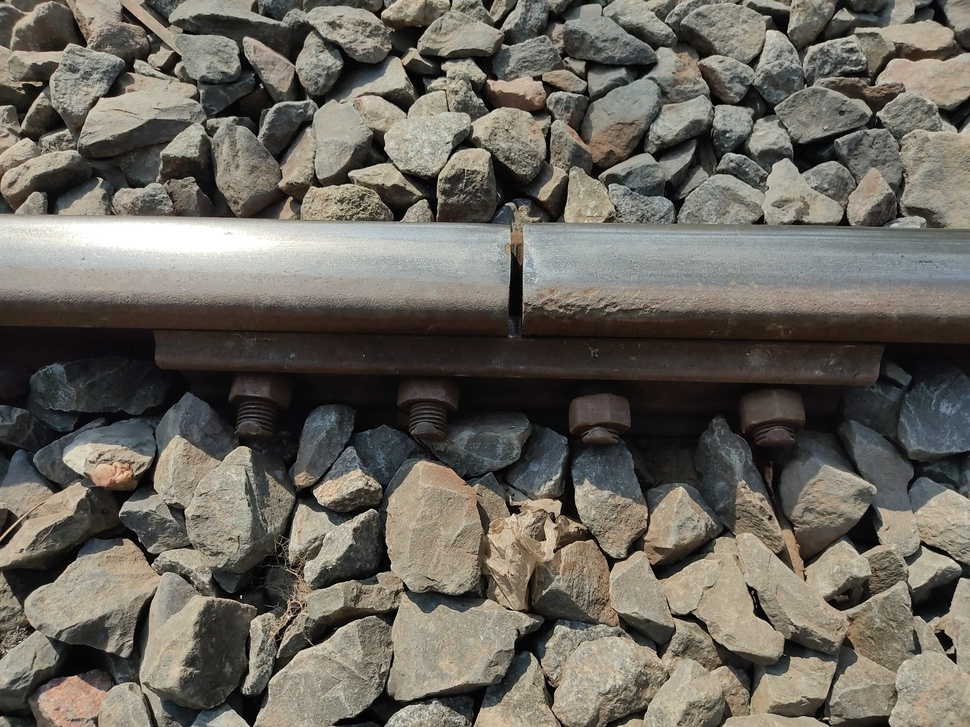
#> input picture yolov11-nano/fishbolts.jpg, 970 x 727 px, shrunk from 4000 x 3000 before the run, given in place of the camera
$ python grass.py
#> lines starting #> are read from the running program, lines starting #| are printed output that depends on the picture; after the words box and inside, x2 and y2 are one past the last pixel; in counts of white or black regions, pixels touching at a corner belong together
# Python code for Multiple Color Detection


import numpy as np
import cv2


# Capturing video through webcam
webcam = cv2.VideoCapture(0)

# Start a while loop
while(1):

    # Reading the video from the
    # webcam in image frames
    _, imageFrame = webcam.read()
#> imageFrame is the input picture: shape (727, 970, 3); mean B, G, R 93.2, 101.6, 105.6

    # Convert the imageFrame in
    # BGR(RGB color space) to
    # HSV(hue-saturation-value)
    # color space
    hsvFrame = cv2.cvtColor(imageFrame, cv2.COLOR_BGR2HSV)
#> hsvFrame: shape (727, 970, 3); mean H, S, V 37.9, 43.2, 107.2

    # Set range for red color and
    # define mask
    # red_lower = np.array([136, 87, 111], np.uint8)
    # red_upper = np.array([180, 255, 255], np.uint8)
    # red_mask = cv2.inRange(hsvFrame, red_lower, red_upper)

    # Set range for green color and
    # define mask
    green_lower = np.array([25, 52, 72], np.uint8)
    green_upper = np.array([102, 255, 255], np.uint8)
    green_mask = cv2.inRange(hsvFrame, green_lower, green_upper)
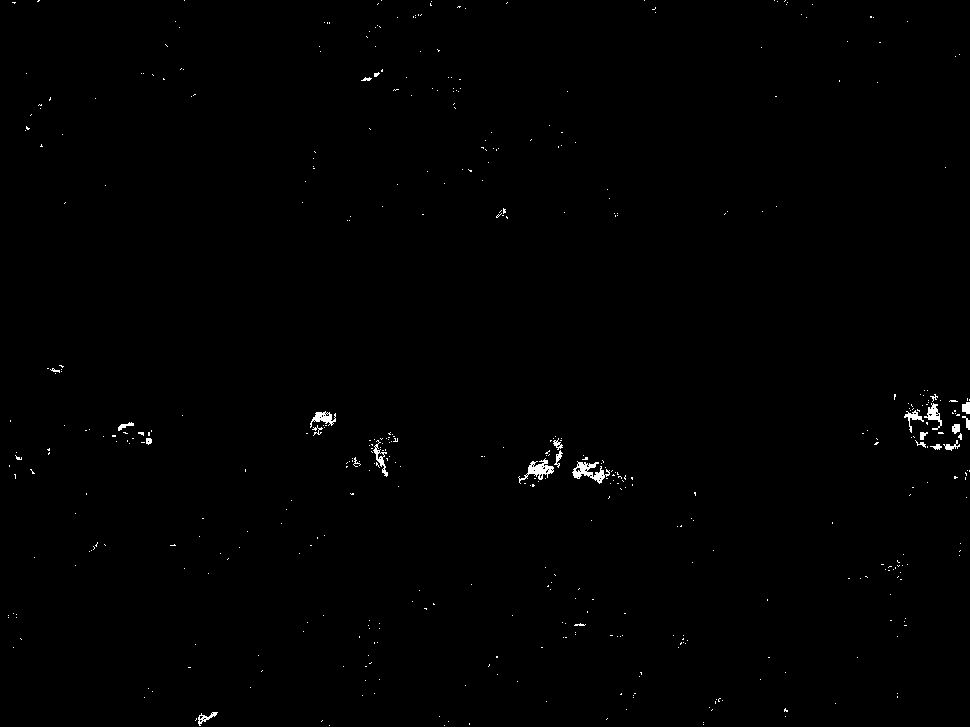
#> green_mask: shape (727, 970); 0.45% white; 481 white regions (457 under 20 px), largest, box (x1, y1, x2, y2) and area: (572, 461, 610, 484) 361, (518, 458, 554, 484) 315, (310, 411, 336, 428) 199

    # Set range for blue color and
    # define mask
    # blue_lower = np.array([94, 80, 2], np.uint8)
    # blue_upper = np.array([120, 255, 255], np.uint8)
    # blue_mask = cv2.inRange(hsvFrame, blue_lower, blue_upper)

    # Morphological Transform, Dilation
    # for each color and bitwise_and operator
    # between imageFrame and mask determines
    # to detect only that particular color
    kernel = np.ones((5, 5), "uint8")

    # For red color
    # red_mask = cv2.dilate(red_mask, kernel)
    # res_red = cv2.bitwise_and(imageFrame, imageFrame, mask = red_mask)

    # For green color
    green_mask = cv2.dilate(green_mask, kernel)
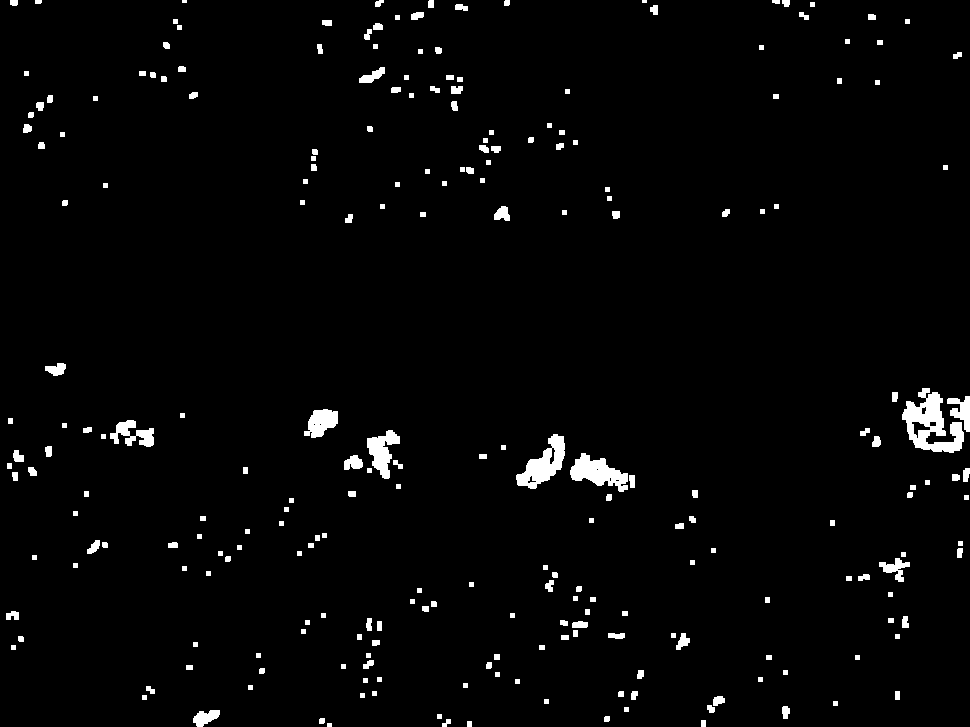
#> green_mask: shape (727, 970); 2.4% white; 243 white regions (2 under 20 px)
    res_green = cv2.bitwise_and(imageFrame, imageFrame, mask = green_mask)
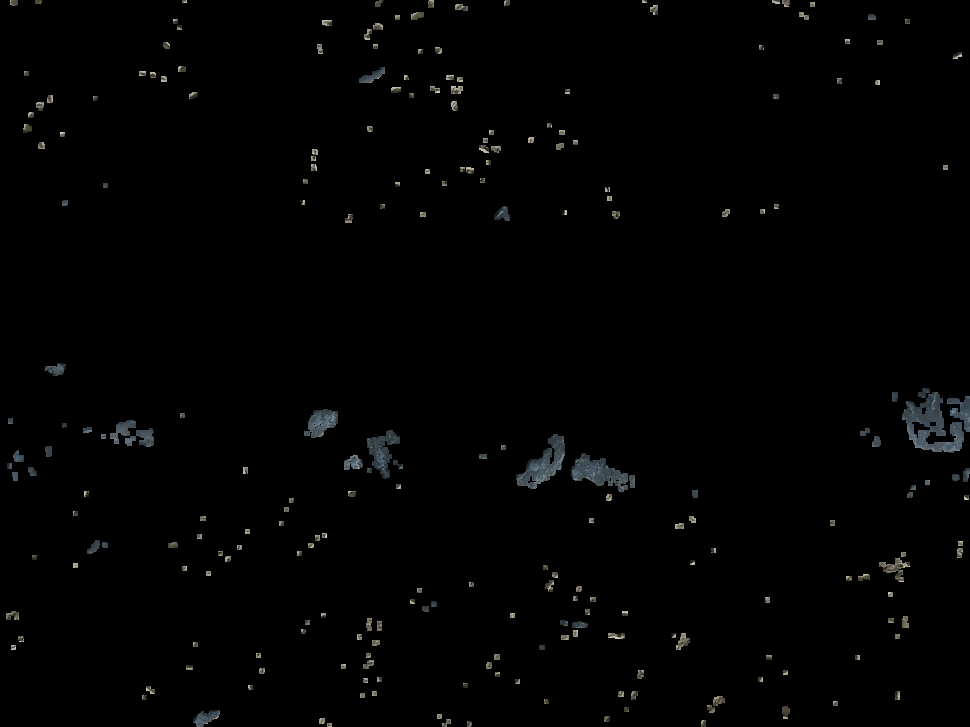
#> res_green: shape (727, 970, 3); mean B, G, R 2.2, 2.3, 2.1

    # [16 lines of commented-out code are left out]
    contours, hierarchy = cv2.findContours(green_mask, cv2.RETR_TREE, cv2.CHAIN_APPROX_SIMPLE)
#> contours = 253 contours, 107 with area under 20; largest, box (x1, y1, x2, y2) and area: (902, 388, 964, 453) 1970, (516, 434, 565, 489) 1226, (570, 453, 628, 492) 1087, (367, 430, 400, 479) 746, (304, 409, 338, 438) 594

    for pic, contour in enumerate(contours):
        area = cv2.contourArea(contour)
        if(area > 300):
            x, y, w, h = cv2.boundingRect(contour)
            imageFrame = cv2.rectangle(imageFrame, (x, y), (x + w, y + h), (0, 255, 0), 2)

            cv2.putText(imageFrame, "Green Colour", (x, y), cv2.FONT_HERSHEY_SIMPLEX, 1.0, (0, 255, 0))
#> this loop made 253 passes
#> (area, x, y, w, h) on passes 132, 140, 144, 148, 151, 154, 156: (1087, 570, 453, 58, 39), (1225.5, 516, 434, 49, 55), (746, 367, 430, 33, 49), (515.5, 110, 420, 44, 27), (593.5, 304, 409, 34, 29), (365.5, 947, 396, 23, 36), (1970, 902, 388, 62, 65)
#> area on passes 4, 5, 6, 8, 10, 11: 29, 24, 24, 254, 66, 37.5
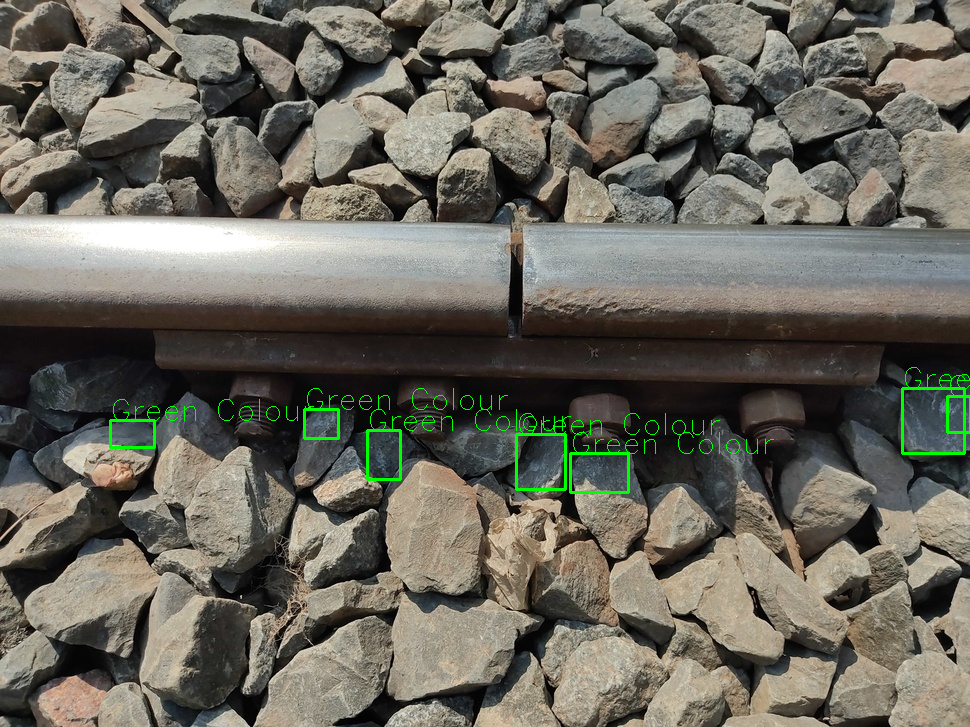
#> imageFrame: shape (727, 970, 3); 0.79% of pixels changed, all inside (x1, y1, x2, y2) = (109, 367, 970, 494)

    # [11 lines of commented-out code are left out]
    cv2.imshow("Multiple Color Detection in Real-TIme", imageFrame)
    if cv2.waitKey(10) & 0xFF == ord('q'):
#> (key q is pressed here)
        webcam.release()
        cv2.destroyAllWindows()
        break
